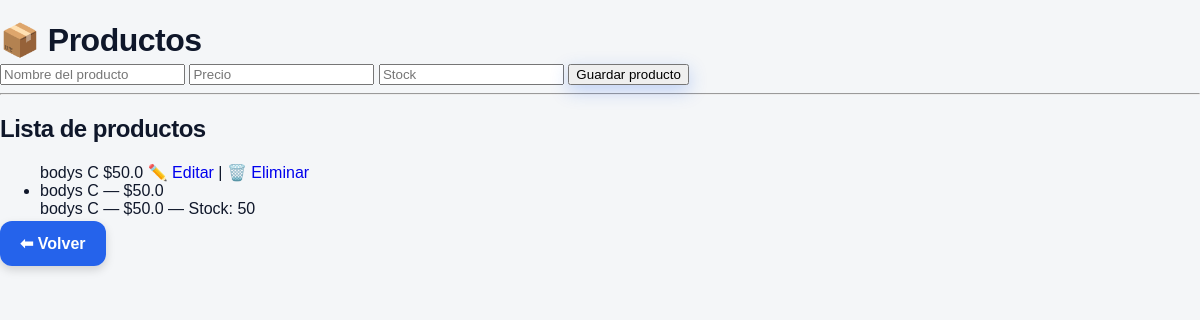
Page /productos (signed in) on the committed database.
### tables this page shows
CREATE TABLE productos (
        id INTEGER PRIMARY KEY AUTOINCREMENT,
        nombre TEXT NOT NULL,
        precio REAL NOT NULL,
        stock INTEGER NOT NULL DEFAULT 0
    );

### backend/app.py (the view, shortened to what this page needs)
@app.route("/productos", methods=["GET", "POST"])
@solo_dueno
def productos():
    if request.method == "POST" and not requiere_operadora():
        return redirect("/login")
    conn = conectar()
    cursor = conn.cursor()
    cursor.execute("SELECT id, nombre, precio, stock FROM productos")
    productos = cursor.fetchall()
    conn.close()
    return render_template("productos.html", productos=productos)

### backend/app.py (called while the page is built)
def conectar():
    return sqlite3.connect(DB_PATH)

def solo_dueno(f):
    @wraps(f)
    def decorador(*args, **kwargs):
        if session.get("rol") != "dueno":
            return redirect("/")
        return f(*args, **kwargs)
    return decorador

### frontend/templates/productos.html (shortened to what this page needs)
<!DOCTYPE html>
<html lang="es">
<head>
    <link rel="stylesheet" href="/static/css/style.css">
</head>
<body>
<h1>📦 Productos</h1>
<form method="POST">
    <input type="text" name="nombre" placeholder="Nombre del producto" required>
    <input type="number" step="0.01" name="precio" placeholder="Precio" required>
    <input type="number" name="stock" placeholder="Stock" required>
    <button type="submit">Guardar producto</button>
</form>
<hr>
<h2>Lista de productos</h2>
<ul>
{% for p in productos %}
<tr>
    <td>{{ p[1] }}</td>
    <td>${{ p[2] }}</td>
    <td>
        {% if session["rol"] == "dueno" %}
            <a href="/productos/editar/{{ p[0] }}">✏️ Editar</a>
            |
            <a href="/productos/eliminar/{{ p[0] }}"
               onclick="return confirm('¿Eliminar producto?')">
               🗑️ Eliminar
            </a>
        {% endif %}
    </td>
</tr>
    <li>{{ p[1] }} — ${{ p[2] }}</li>
        {{ p[1] }} — ${{ p[2] }} — Stock: {{ p[3] }}
{% else %}
    <li>No hay productos registrados</li>
{% endfor %}
</ul>
<a href="/"class="btn-accion">⬅ Volver</a>
</body>
</html>

### frontend/static/css/style.css (style rules this page uses)
body { font-family: Arial, sans-serif; background: #f4f6f8; margin: 0; padding: 0; }
h1 { margin-bottom: 5px; }
.btn-accion { background: #2f80ed; color: white; padding: 14px 20px; border-radius: 12px; text-decoration: none; font-weight: bold; box-shadow: 0 4px 10px rgba(0,0,0,.15); }
:root { --color-primary: #2563eb; --color-primary-dark: #1d4ed8; --color-danger: #e63946; --bg-main: #f4f6f8; --text-main: #0f172a; --text-muted: #64748b; --radius-lg: 16px; --radius-md: 12px; --radius-sm: 8px; }
body { background: var(--bg-main); color: var(--text-main); }
.btn-accion, .btn-primary { background: var(--color-primary); border-radius: var(--radius-md); transition: 0.2s; }
h1, h2, h3 { color: var(--text-main); }
a { text-decoration: none; }
.btn-accion { transition: transform 0.15s ease, box-shadow 0.15s ease; }
button, .btn-primary { transition: all 0.25s ease; box-shadow: 0 6px 18px rgba(37, 99, 235, 0.25); }
input { transition: border-color 0.2s ease, box-shadow 0.2s ease; }
h1, h2 { letter-spacing: -0.5px; }
body { animation: fadeUp 0.4s ease; }

### rows in the picture
productos: nombre "bodys C", precio "50.0", stock "50"
